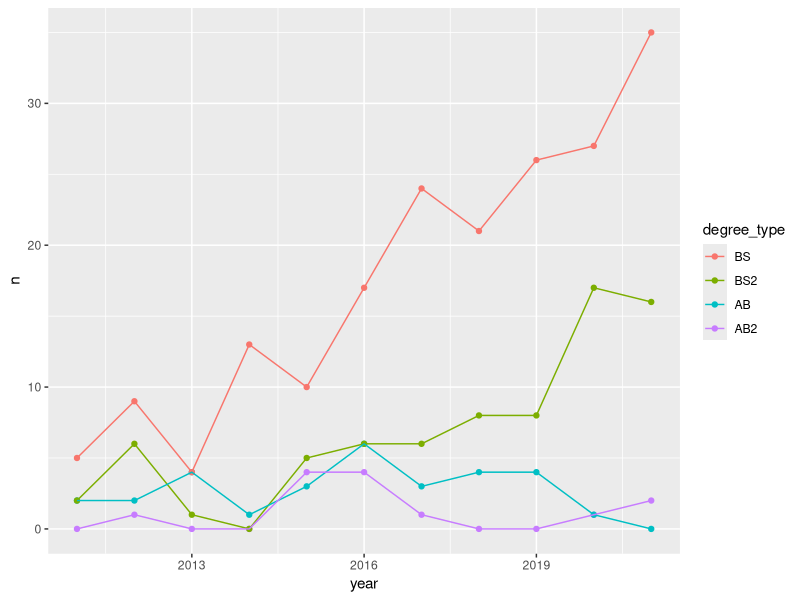
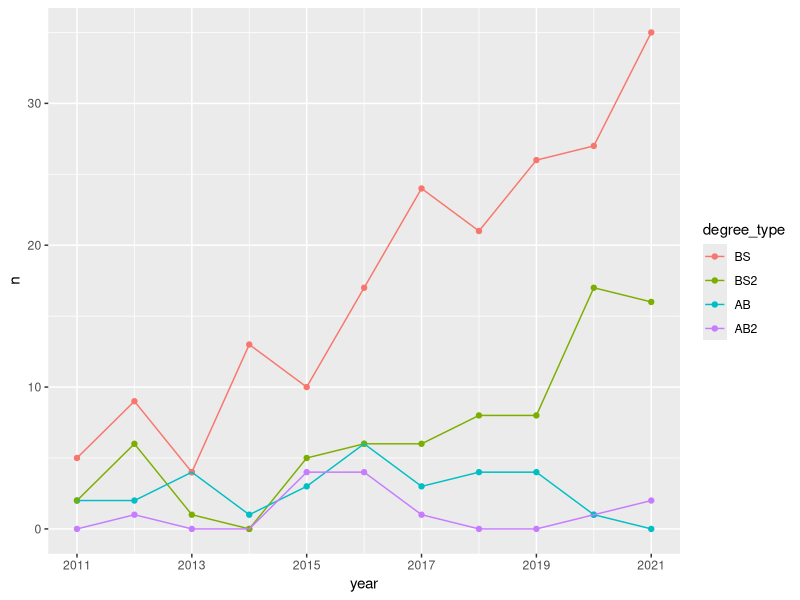
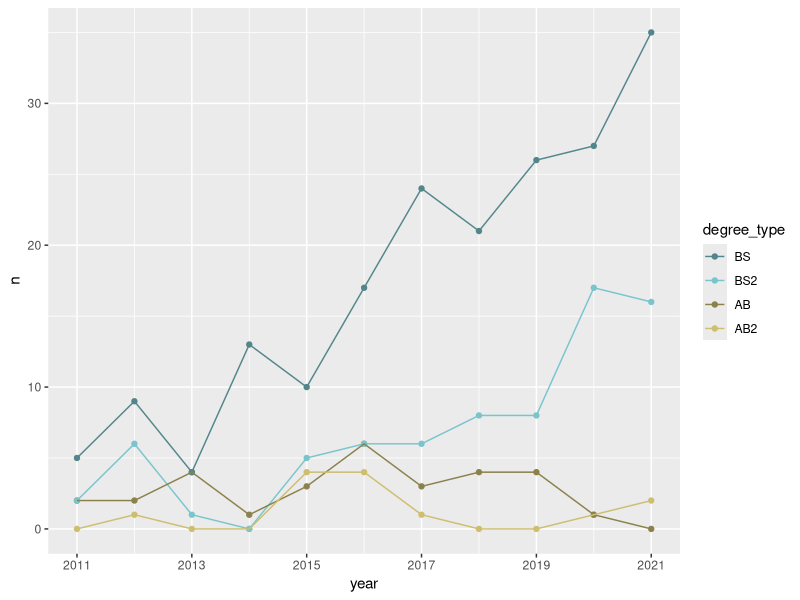
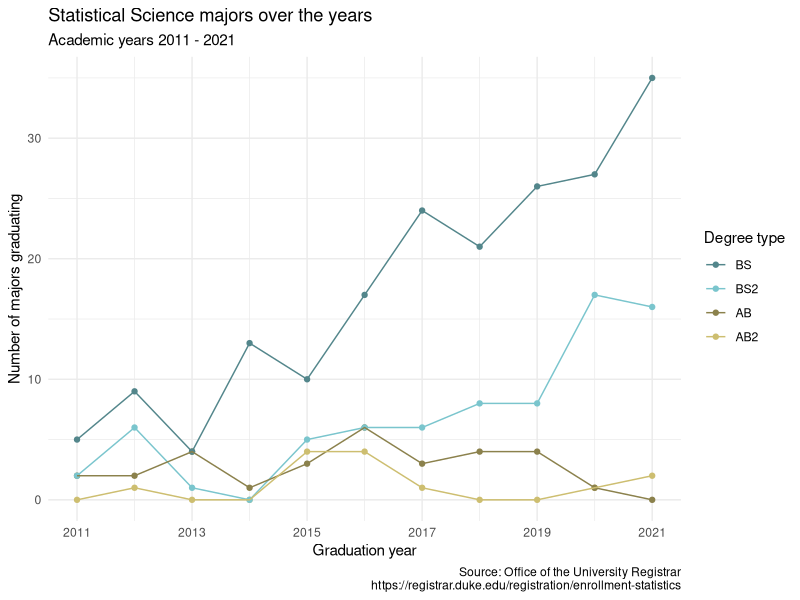
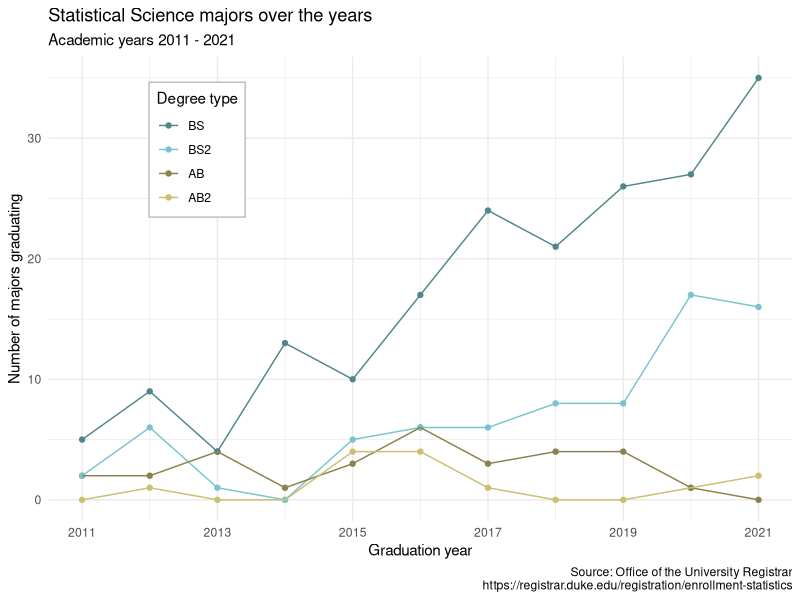

Write the R code that produced these figures, in order.
## ---- chunk 1
#| label: load-packages-data
#| message: false

library(tidyverse)

statsci <- read_csv("data/statsci.csv")
## ---- chunk 2
statsci
## ---- chunk 3
statsci |>
  pivot_longer(
    cols = -degree,
    names_to = "year",
    values_to = "n"
  )
## ---- chunk 4
statsci |>
  pivot_longer(
    cols = -degree,
    names_to = "year",
    names_transform = as.numeric,
    values_to = "n"
  )
## ---- chunk 5
statsci |>
  pivot_longer(
    cols = -degree,
    names_to = "year",
    names_transform = as.numeric,
    values_to = "n"
  ) |>
  mutate(n = if_else(is.na(n), 0, n))
## ---- chunk 6
statsci |>
  pivot_longer(
    cols = -degree,
    names_to = "year",
    names_transform = as.numeric,
    values_to = "n"
  ) |>
  mutate(n = if_else(is.na(n), 0, n)) |>
  separate(degree, sep = " \\(", into = c("major", "degree_type")) |>
  mutate(
    degree_type = str_remove(degree_type, "\\)"),
    degree_type = fct_relevel(degree_type, "BS", "BS2", "AB", "AB2")
    )
## ---- chunk 7
statsci |>
  pivot_longer(
    cols = -degree,
    names_to = "year",
    names_transform = as.numeric,
    values_to = "n"
  ) |>
  mutate(n = if_else(is.na(n), 0, n)) |>
  separate(degree, sep = " \\(", into = c("major", "degree_type")) |>
  mutate(
    degree_type = str_remove(degree_type, "\\)"),
    degree_type = fct_relevel(degree_type, "BS", "BS2", "AB", "AB2")
    ) |>
  ggplot(aes(x = year, y = n, color = degree_type)) +
  geom_point() +
  geom_line()
## ---- chunk 8
statsci |>
  pivot_longer(
    cols = -degree,
    names_to = "year",
    names_transform = as.numeric,
    values_to = "n"
  ) |>
  mutate(n = if_else(is.na(n), 0, n)) |>
  separate(degree, sep = " \\(", into = c("major", "degree_type")) |>
  mutate(
    degree_type = str_remove(degree_type, "\\)"),
    degree_type = fct_relevel(degree_type, "BS", "BS2", "AB", "AB2")
    ) |>
  ggplot(aes(x = year, y = n, color = degree_type)) +
  geom_point() +
  geom_line() +
  scale_x_continuous(breaks = seq(2011, 2021, 2))
## ---- chunk 9
statsci |>
  pivot_longer(
    cols = -degree,
    names_to = "year",
    names_transform = as.numeric,
    values_to = "n"
  ) |>
  mutate(n = if_else(is.na(n), 0, n)) |>
  separate(degree, sep = " \\(", into = c("major", "degree_type")) |>
  mutate(
    degree_type = str_remove(degree_type, "\\)"),
    degree_type = fct_relevel(degree_type, "BS", "BS2", "AB", "AB2")
    ) |>
  ggplot(aes(x = year, y = n, color = degree_type)) +
  geom_point() +
  geom_line() +
  scale_x_continuous(breaks = seq(2011, 2021, 2)) +
  scale_color_manual(
    values = c("BS" = "cadetblue4", 
               "BS2" = "cadetblue3", 
               "AB" = "lightgoldenrod4", 
               "AB2" = "lightgoldenrod3"))
## ---- chunk 10
statsci |>
  pivot_longer(
    cols = -degree,
    names_to = "year",
    names_transform = as.numeric,
    values_to = "n"
  ) |>
  mutate(n = if_else(is.na(n), 0, n)) |>
  separate(degree, sep = " \\(", into = c("major", "degree_type")) |>
  mutate(
    degree_type = str_remove(degree_type, "\\)"),
    degree_type = fct_relevel(degree_type, "BS", "BS2", "AB", "AB2")
    ) |>
  ggplot(aes(x = year, y = n, color = degree_type)) +
  geom_point() +
  geom_line() +
  scale_x_continuous(breaks = seq(2011, 2021, 2)) +
  scale_color_manual(
    values = c("BS" = "cadetblue4",
               "BS2" = "cadetblue3",
               "AB" = "lightgoldenrod4",
               "AB2" = "lightgoldenrod3")) +
  labs(
    x = "Graduation year",
    y = "Number of majors graduating",
    color = "Degree type",
    title = "Statistical Science majors over the years",
    subtitle = "Academic years 2011 - 2021",
    caption = "Source: Office of the University Registrar\nhttps://registrar.duke.edu/registration/enrollment-statistics"
  ) +
  theme_minimal()
## ---- chunk 11
#| fig-width: 7
#| fig-height: 5

statsci |>
  pivot_longer(
    cols = -degree,
    names_to = "year",
    names_transform = as.numeric,
    values_to = "n"
  ) |>
  mutate(n = if_else(is.na(n), 0, n)) |>
  separate(degree, sep = " \\(", into = c("major", "degree_type")) |>
  mutate(
    degree_type = str_remove(degree_type, "\\)"),
    degree_type = fct_relevel(degree_type, "BS", "BS2", "AB", "AB2")
    ) |>
  ggplot(aes(x = year, y = n, color = degree_type)) +
  geom_point() +
  geom_line() +
  scale_x_continuous(breaks = seq(2011, 2021, 2)) +
  scale_color_manual(
    values = c("BS" = "cadetblue4",
               "BS2" = "cadetblue3",
               "AB" = "lightgoldenrod4",
               "AB2" = "lightgoldenrod3")) +
  labs(
    x = "Graduation year",
    y = "Number of majors graduating",
    color = "Degree type",
    title = "Statistical Science majors over the years",
    subtitle = "Academic years 2011 - 2021",
    caption = "Source: Office of the University Registrar\nhttps://registrar.duke.edu/registration/enrollment-statistics"
  ) +
  theme_minimal() +
  theme(
    legend.position = c(0.2, 0.8),
    legend.background = element_rect(fill = "white", color = "gray")
    )
